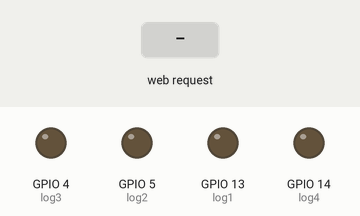
Simulated run of this sketch. Board: ESP8266 (NodeMCU). On the bench: output pins drawn as LEDs (lit = HIGH). The inputs (shaded band) are chosen by the test bench. WiFi joins after 1.5 s; servers stay silent unless stated; what the sketch prints to the serial monitor is not drawn.

Above: at 2.7 s.
2.8 s: HTTP request GET /fore received
At 3.1 s:
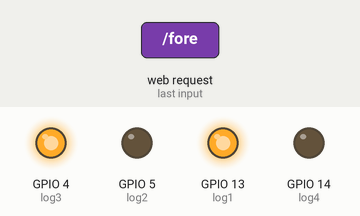
4.3 s: HTTP request GET /reve received
At 5.4 s:
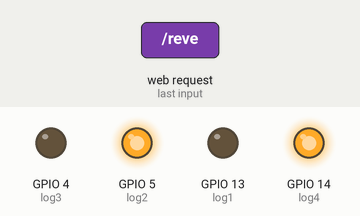
5.8 s: HTTP request GET /left received
At 6.6 s:
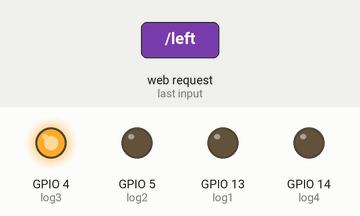
7.3 s: HTTP request GET /right received
At 7.7 s:
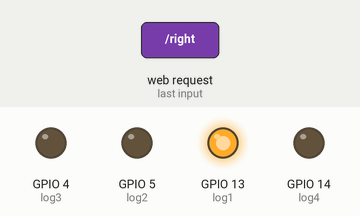
Timing chart, 0 to 9.8 s (numbered marks = the images above; inputs shaded):
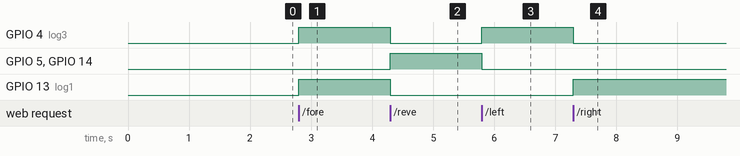

Measured:
- after the input at 2.8 s, GPIO 4 (log3), GPIO 13 (log1): LOW → HIGH at once
- after the input at 4.3 s, GPIO 4 (log3), GPIO 13 (log1): HIGH → LOW at once; GPIO 5 (log2), GPIO 14 (log4): LOW → HIGH at once
- after the input at 5.8 s, GPIO 4 (log3): LOW → HIGH at once; GPIO 5 (log2), GPIO 14 (log4): HIGH → LOW at once
- after the input at 7.3 s, GPIO 4 (log3): HIGH → LOW at once; GPIO 13 (log1): LOW → HIGH at once

The sketch:

sketch_may12d.ino
```cpp
#include <ESP8266WiFi.h>
#include <WiFiClient.h>

//ESP Web Server Library to host a web page
#include <ESP8266WebServer.h>

//---------------------------------------------------------------
//Our HTML webpage contents in program memory
const char MAIN_page[] PROGMEM = R"=====(<!DOCTYPE html>
<html>
<head>
<meta name="viewport" content="width=device-width, initial-scale=1">
<meta http-equiv="Content-Type" content="text/html; charset=UTF-8" />
<meta name="author" content="Igor Fonseca Albuquerque">
<style>
* {
  box-sizing: border-box;
}
.column1 {
  float: left;
  width:35%;
  padding: 0px;
  height: 470px;
}
.column2 {
  float: left;
  width:65%;
  padding:0px;
  height: 470px;
}
.column3 {
  float: left;
  width:100%;
  padding:0px;
  height: 150px;
}

.row:after {
  content: "";
  display: table;
  clear: both;
}
h4 {
  background-color: lightgreen;
}
.column1 a{
  background-color: #f44336;
  color: white;
  padding: 14px 14px;
  text-align: center;
  text-decoration: none;
  display: inline-block;
}

.column1 a:hover, .column1 a:active {
  background-color: red;
}
</style>
<script>
function readUrlAV (form) {
    TextVar = form.inputbox.value;
 VideoVar = "http://"+TextVar+":8080/video";
  AudioVar = "http://"+TextVar+":8080/audio.opus";
  document.getElementById("video").setAttribute('data', VideoVar);
  document.getElementById("audio").setAttribute('data', AudioVar);
}
</script>


</head>
<body>

<div class="row">

    <div class="column1" style="border:solid;">
  <h2 align="center">MOVEMENT CONTROL</h2>
    <div style="text-align:center;">

      <a href="fore" target="myIframe">FRONT</a><br> <br>
      <a href="left" target="myIframe">LEFT</a>
      <a href="stop" target="myIframe">STOP</a>
      <a href="right" target="myIframe">RIGHT </a><br> <br>
      <a href="reve" target="myIframe">BACK </a>

  </div>
<h3>State</h3>: <iframe name="myIframe" width="100" height="25" frameBorder="0"></iframe><br>
  </div>


  <div class="column2" style="border:solid;">

<h2 align="center"> AUDIO AND VIDEO</h2>
      <form name="myform" action="" method="GET">
        IP Webcam (IP):
        <input type="text" name="inputbox" value="192.168.0.5">
        <input type="button" name="button1" value="Load" onClick="readUrlAV(this.form)">
      </form>

      <object id="video" type="text/html" data="http://192.168.0.5:8080/video"
        style="position: absolute; width:100%; height:380px;">
      </object>

      <object id="audio" type="text/html" data="http://192.168.0.5:8080/audio.opus"
        style="position: absolute; width:250px; height:30px; top:425px;">
      </object>

  </div>


  <div class="column3" style="border:solid;" >

  <h2 align="center">SENSOR OUTPUT</h2>
    <h4 align="center">Alert: <span id="ADCValue">0</span> P.P.M of Smoke is Detected</h4>
    <h5 align="right">At Normal Room Temperature ~~69P.P.M</h5>

   </div>

<script>

setInterval(function() {

  getData();
}, 2000);
function getData() {
  var xhttp = new XMLHttpRequest();
  xhttp.onreadystatechange = function() {
    if (this.readyState == 4 && this.status == 200) {
      document.getElementById("ADCValue").innerHTML =
      this.responseText;
    }
  };
  xhttp.open("GET", "readADC", true);
  xhttp.send();
}
</script>

</div>

</body>
</html>


)=====";
//---------------------------------------------------------------
//On board LED Connected to GPIO2
#define log1  13
#define log2  5
#define log3  4
#define log4  14

//SSID and Password of your WiFi router
const char* ssid = "Tenda_0CF358";
const char* password = "12345678";


ESP8266WebServer server(80); //Server on port 80

//===============================================================
// This routine is executed when we open its IP in browser
//===============================================================
void handleRoot() {
 Serial.println("called root page");
 String s = MAIN_page; //Read HTML contents
 server.send(200, "text/html", s); //Send web page
}

void handleForeward() {
 Serial.println("Foreward");
 digitalWrite(log1,HIGH);
 digitalWrite(log2,LOW);
digitalWrite(log3,HIGH);
digitalWrite(log4,LOW);
 server.send(200, "text/html", "Foreward"); //Send ADC value only to client ajax request
}

void handleReverse() {
 Serial.println("Reverse");
 digitalWrite(log1,LOW);
digitalWrite(log2,HIGH);
digitalWrite(log3,LOW);
digitalWrite(log4,HIGH);
 server.send(200, "text/html", "Reverse"); //Send ADC value only to client ajax request
}

void handleLeft() {
 Serial.println("Left");
 digitalWrite(log1,LOW);
digitalWrite(log2,LOW);
digitalWrite(log3,HIGH);
digitalWrite(log4,LOW);
 server.send(200, "text/html", "Left"); //Send ADC value only to client ajax request
}

void handleRight() {
 Serial.println("Right");
 digitalWrite(log1,HIGH);
digitalWrite(log2,LOW);
digitalWrite(log3,LOW);
digitalWrite(log4,LOW);
 server.send(200, "text/html", "Right"); //Send ADC value only to client ajax request
}

void handleStop() {
 Serial.println("Stop");
 digitalWrite(log1,LOW);
digitalWrite(log2,LOW);
digitalWrite(log3,LOW);
digitalWrite(log4,LOW);
 server.send(200, "text/html", "Stop"); //Send ADC value only to client ajax request
}

void handleADC() {
 int a = analogRead(A0);
 String adcValue = String(a);

 server.send(200, "text/plane", adcValue); //Send ADC value only to client ajax request
}
//==============================================================
//                  SETUP
//==============================================================
void setup(void){
  Serial.begin(115200);

  WiFi.begin(ssid, password);     //Connect to WiFi router
  Serial.println("");

  //Onboard LED port Direction output
  pinMode(log1,OUTPUT);
pinMode(log2,OUTPUT);
pinMode(log3,OUTPUT);
pinMode(log4,OUTPUT);
  // Wait for connection
  while (WiFi.status() != WL_CONNECTED) {
    delay(500);
    Serial.print(".");
  }

  //If connection successful show IP address in serial monitor
  Serial.println("");
  Serial.print("Connected to ");
  Serial.println(ssid);
  Serial.print("IP address: ");
  Serial.println(WiFi.localIP());  //IP address assigned our ESP

  server.on("/", handleRoot);      //Which routine to handle at root location. This is display page
  server.on("/fore", handleForeward); //as Per  , Subroutine to be called
  server.on("/reve", handleReverse);
server.on("/left", handleLeft);
server.on("/right", handleRight);
server.on("/stop", handleStop);
 server.on("/readADC", handleADC);
  server.begin();                  //Start server
  Serial.println("HTTP server started");
}
//==============================================================
//                     LOOP
//==============================================================
void loop(void){
  server.handleClient();          //Handle client requests
}
```
